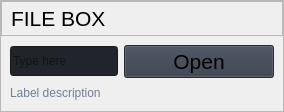
                        <widget class="QFrame" name="row_1">
                         <property name="frameShape">
                          <enum>QFrame::StyledPanel</enum>
                         </property>
                         <property name="frameShadow">
                          <enum>QFrame::Raised</enum>
                         </property>
                         <layout class="QVBoxLayout" name="verticalLayout_16">
                          <property name="spacing">
                           <number>0</number>
                          </property>
                          <property name="leftMargin">
                           <number>0</number>
                          </property>
                          <property name="topMargin">
                           <number>0</number>
                          </property>
                          <property name="rightMargin">
                           <number>0</number>
                          </property>
                          <property name="bottomMargin">
                           <number>0</number>
                          </property>
                          <item>
                           <widget class="QFrame" name="frame_div_content_1">
                            <property name="minimumSize">
                             <size>
                              <width>0</width>
                              <height>110</height>
                             </size>
                            </property>
                            <property name="maximumSize">
                             <size>
                              <width>16777215</width>
                              <height>110</height>
                             </size>
                            </property>
                            <property name="frameShape">
                             <enum>QFrame::NoFrame</enum>
                            </property>
                            <property name="frameShadow">
                             <enum>QFrame::Raised</enum>
                            </property>
                            <layout class="QVBoxLayout" name="verticalLayout_17">
                             <property name="spacing">
                              <number>0</number>
                             </property>
                             <property name="leftMargin">
                              <number>0</number>
                             </property>
                             <property name="topMargin">
                              <number>0</number>
                             </property>
                             <property name="rightMargin">
                              <number>0</number>
                             </property>
                             <property name="bottomMargin">
                              <number>0</number>
                             </property>
                             <item>
                              <widget class="QFrame" name="frame_title_wid_1">
                               <property name="maximumSize">
                                <size>
                                 <width>16777215</width>
                                 <height>35</height>
                                </size>
                               </property>
                               <property name="frameShape">
                                <enum>QFrame::StyledPanel</enum>
                               </property>
                               <property name="frameShadow">
                                <enum>QFrame::Raised</enum>
                               </property>
                               <layout class="QVBoxLayout" name="verticalLayout_18">
                                <item>
                                 <widget class="QLabel" name="labelBoxBlenderInstalation">
                                  <property name="font">
                                   <font>
                                    <pointsize>16</pointsize>
                                    <italic>false</italic>
                                    <bold>false</bold>
                                   </font>
                                  </property>
                                  <property name="styleSheet">
                                   <string notr="true"/>
                                  </property>
                                  <property name="text">
                                   <string>FILE BOX</string>
                                  </property>
                                 </widget>
                                </item>
                               </layout>
                              </widget>
                             </item>
                             <item>
                              <widget class="QFrame" name="frame_content_wid_1">
                               <property name="frameShape">
                                <enum>QFrame::NoFrame</enum>
                               </property>
                               <property name="frameShadow">
                                <enum>QFrame::Raised</enum>
                               </property>
                               <layout class="QHBoxLayout" name="horizontalLayout_9">
                                <item>
                                 <layout class="QGridLayout" name="gridLayout">
                                  <property name="bottomMargin">
                                   <number>0</number>
                                  </property>
                                  <item row="0" column="0">
                                   <widget class="QLineEdit" name="lineEdit">
                                    <property name="minimumSize">
                                     <size>
                                      <width>0</width>
                                      <height>30</height>
                                     </size>
                                    </property>
                                    <property name="styleSheet">
                                     <string notr="true">background-color: rgb(33, 37, 43);</string>
                                    </property>
                                    <property name="text">
                                     <string/>
                                    </property>
                                    <property name="placeholderText">
                                     <string>Type here</string>
                                    </property>
                                   </widget>
                                  </item>
                                  <item row="0" column="1">
                                   <widget class="QPushButton" name="pushButton">
                                    <property name="minimumSize">
                                     <size>
                                      <width>150</width>
                                      <height>30</height>
                                     </size>
                                    </property>
                                    <property name="font">
                                     <font>
                                      <pointsize>16</pointsize>
                                      <italic>false</italic>
                                      <bold>false</bold>
                                     </font>
                                    </property>
                                    <property name="cursor">
                                     <cursorShape>PointingHandCursor</cursorShape>
                                    </property>
                                    <property name="styleSheet">
                                     <string notr="true">background-color: rgb(52, 59, 72);</string>
                                    </property>
                                    <property name="text">
                                     <string>Open</string>
                                    </property>
                                    <property name="icon">
                                     <iconset resource="resources.qrc">
                                      <normaloff>:/icons/images/icons/cil-folder-open.png</normaloff>:/icons/images/icons/cil-folder-open.png</iconset>
                                    </property>
                                   </widget>
                                  </item>
                                  <item row="1" column="0" colspan="2">
                                   <widget class="QLabel" name="labelVersion_3">
                                    <property name="styleSheet">
                                     <string notr="true">color: rgb(113, 126, 149);</string>
                                    </property>
                                    <property name="lineWidth">
                                     <number>1</number>
                                    </property>
                                    <property name="text">
                                     <string>Label description</string>
                                    </property>
                                    <property name="alignment">
                                     <set>Qt::AlignLeading|Qt::AlignLeft|Qt::AlignVCenter</set>
                                    </property>
                                   </widget>
                                  </item>
                                 </layout>
                                </item>
                               </layout>
                              </widget>
                             </item>
                            </layout>
                           </widget>
                          </item>
                         </layout>
                        </widget>
